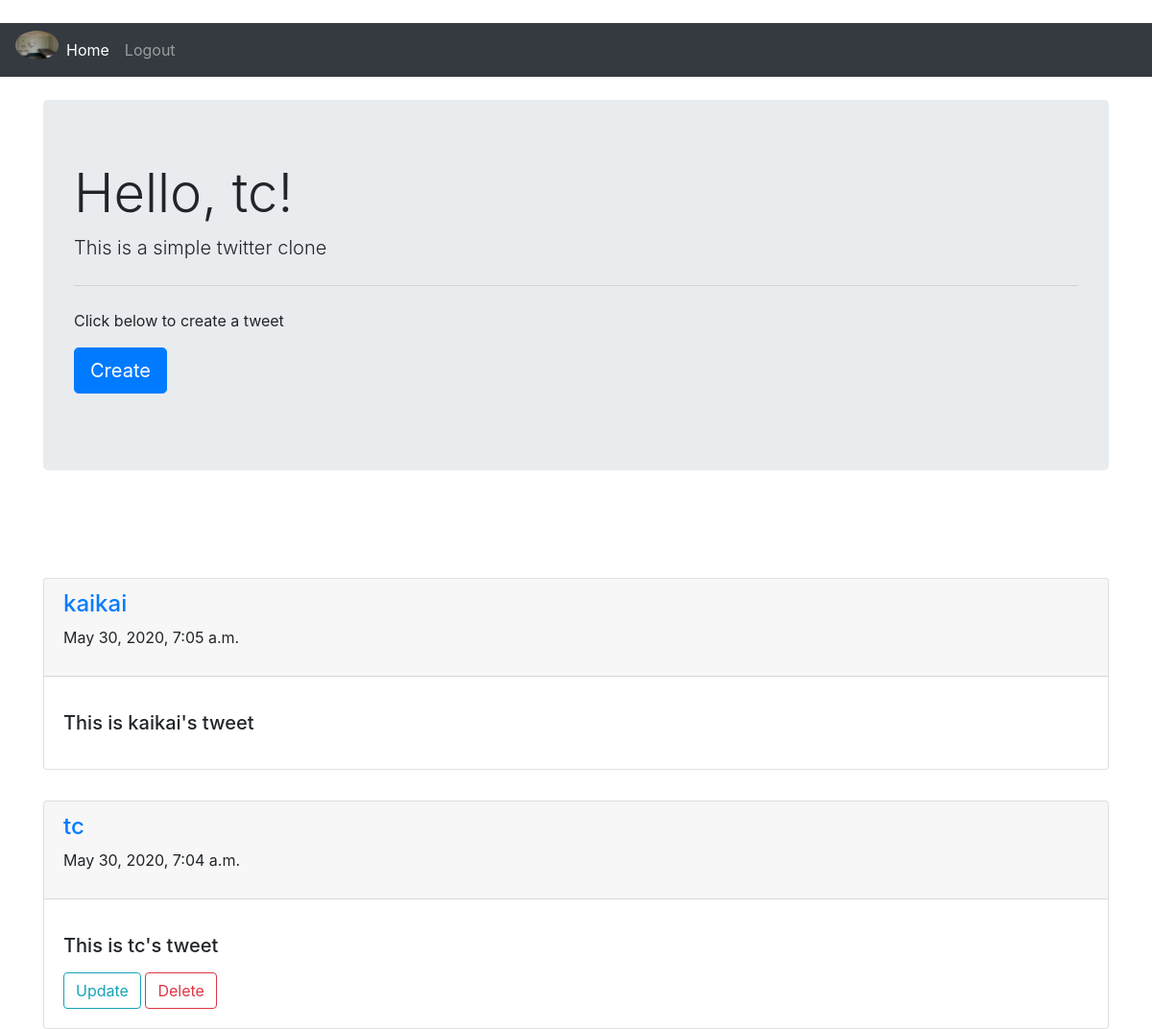
The app's page / (signed in) with its own data.
### accounts/models.py (models this page shows, shortened)
class profile(models.Model):
    user = models.OneToOneField(User, on_delete= models.CASCADE)
    image = models.ImageField(default = 'default.png', upload_to = 'profile_pics')
    bio = models.TextField(default= '')

### feed/models.py (models this page shows)
class tweet(models.Model):
    text = models.TextField(max_length = 280, default = '')
    datetime = models.DateTimeField(default=timezone.now)
    uname = models.ForeignKey(User,on_delete=models.CASCADE)

### feed/views.py (the view)
# urls.py: path('',TweetListView.as_view(),name = 'home'),
class TweetListView(LoginRequiredMixin,ListView):
    model = tweet
    template_name = "feed/home.html"
    ordering = ['-datetime']

### feed/templates/feed/home.html (shortened to what this page needs)
{% extends 'feed/base.html'%}
{%block content%}
    <br>
    <div class = 'container'>
      <div class="jumbotron">
        <h1 class="display-4">Hello, {{user.username}}!</h1>
        <p class="lead">This is a simple twitter clone</p>
        <hr class="my-4">
        <p>Click below to create a tweet</p>
        <p class="lead">
          <a class="btn btn-primary btn-lg" href="{% url 'tweetcreate' %}" role="button">Create</a>
        </p>
      </div>
    </div>
    <br> <br>
    <div class = 'container'>
        {% for tweet in object_list %}
            <br>
            <div class="card">
                <div class="card-header">
                    <a href="#"> <h4>{{tweet.uname}}</h4> </a>
                    <p> {{tweet.datetime}} </p>
                </div>
                <div class="card-body">
                  <p class="card-text"><h5>{{tweet.text}}</h5></p>
                  {% if tweet.uname == user %}
                    <a href="{%url 'tweetupdate' tweet.id %}"><button class = "btn btn-outline-info">Update</button> </a>
                    <a href="{%url 'tweetdelete' tweet.id %}"><button class = "btn btn-outline-danger">Delete</button> </a>
                  {% endif %}
                </div>
              </div>
        {% endfor %}
     </div>
{%endblock content%}

### feed/templates/feed/base.html (shortened to what this page needs)
<!DOCTYPE html>
<html>
<head>
    <link rel="stylesheet" href="https://stackpath.bootstrapcdn.com/bootstrap/4.5.0/css/bootstrap.min.css"
>
</head>
<body>
    <br>
    <nav class="navbar navbar-expand-lg navbar-dark bg-dark">
        <div class="collapse navbar-collapse" id="navbarNavDropdown">
          <ul class="navbar-nav">
            <li class="nav-item">
              <a class="nav-brand" href="{% url 'profile' %}">
                <img class ="rounded-circle account-img img-fluid" src="{{user.profile.image.url}}" width="45 height="45" alt="">
              </a>
            </li>
            <li class="nav-item active">
              <a class="nav-link" href="{% url 'home' %}">Home</a>
            </li>
            <li class="nav-item">
              <a class="nav-link" href="{% url 'logout' %}">Logout</a>
            </li>
          </ul>
        </div>
    </nav>
    {%block content%}
    {%endblock content%}
</body>
</html>

### records on screen
tweet: uname "kaikai", datetime "May 30, 2020, 7:05 a.m.", text "This is kaikai's tweet"
tweet: uname "tc", datetime "May 30, 2020, 7:04 a.m.", text "This is tc's tweet", shows "Update"

### other values on screen
{{ user.username }} "tc"
